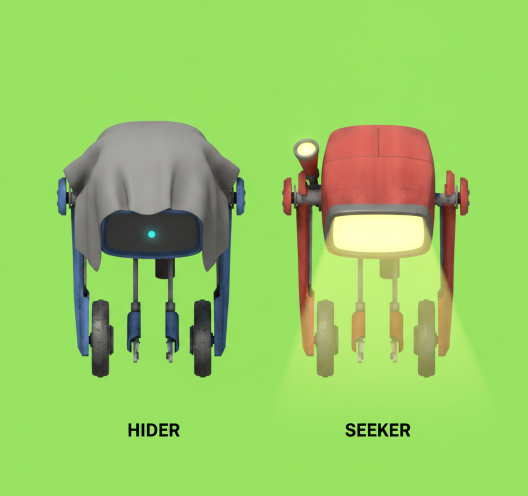
#> input picture scripts/art/source/cogs_sheet.png, 1056 x 992 px (shown at 1/2 size)
$ python split_cog_sheet.py
#> lines starting #> are read from the running program, lines starting #| are printed output that depends on the picture
#!/usr/bin/env python3
"""Chroma-key, split and pad the nano-banana cog sheet into the two role kits.

    python3 scripts/art/split_cog_sheet.py

Reads `scripts/art/source/cogs_sheet.png` — one nano-banana render of the
Softmax cog in its HIDER and SEEKER kits on a flat green backdrop — and writes
`data/cog_hider.png` and `data/cog_seeker.png`, which `src/hns/rig_art.nim`
composites into the sixteen board facings.  Also handles the furniture sheet
(`scripts/art/source/objects_sheet.png` -> `data/obj_{crate,panel,ramp}.png`).

Gemini does not return alpha and the "pure green" you asked for comes back as
*some* green with a tinted edge, so the key is a flood fill from the image
border against the MEDIAN border colour (corners sometimes carry a smudge),
which keeps green accents inside a character.  The model also likes to write
the role name under each figure; the largest horizontal band of ink is the
figure row and everything else (captions) is dropped.
"""

import os
import sys
from collections import deque

from PIL import Image

HERE = os.path.dirname(os.path.abspath(__file__))
ROOT = os.path.normpath(os.path.join(HERE, "..", ".."))

SHEETS = [
    # (sheet, outputs, size, pad_to_square)
    #
    # A COG is padded to a square: rig_art rotates it about its centre through
    # sixteen facings, and a non-square master would clip its own corners.
    # An OBJECT is cropped TIGHT and left at its own aspect: global.nim
    # stretches the master to the object's rectangle, so a transparent margin
    # would be stretched with it and the crate would stop filling its box.
    ("cogs_sheet.png", ["cog_hider.png", "cog_seeker.png"], 256, True),
    ("objects_sheet.png",
     ["obj_crate.png", "obj_panel.png", "obj_ramp.png"], 192, False),
]

KEY_TOLERANCE = 62


def median_border(image):
    w, h = image.size
    pixels = image.load()
    samples = []
    for x in range(w):
        samples.append(pixels[x, 0][:3])
        samples.append(pixels[x, h - 1][:3])
    for y in range(h):
        samples.append(pixels[0, y][:3])
        samples.append(pixels[w - 1, y][:3])
    channels = []
    for c in range(3):
        values = sorted(sample[c] for sample in samples)
        channels.append(values[len(values) // 2])
    return tuple(channels)


def close_enough(a, b, tolerance=KEY_TOLERANCE):
    return (abs(a[0] - b[0]) + abs(a[1] - b[1]) + abs(a[2] - b[2])) <= tolerance


def chroma_key(image):
    """Flood-fill the backdrop from the border, so interior greens survive."""
    image = image.convert("RGBA")
    w, h = image.size
    pixels = image.load()
    backdrop = median_border(image)
    seen = bytearray(w * h)
    queue = deque()
    for x in range(w):
        for y in (0, h - 1):
            queue.append((x, y))
    for y in range(h):
        for x in (0, w - 1):
            queue.append((x, y))
    while queue:
        x, y = queue.popleft()
        if x < 0 or y < 0 or x >= w or y >= h:
            continue
        index = y * w + x
        if seen[index]:
            continue
        if not close_enough(pixels[x, y][:3], backdrop):
            continue
        seen[index] = 1
        pixels[x, y] = (0, 0, 0, 0)
        queue.append((x + 1, y))
        queue.append((x - 1, y))
        queue.append((x, y + 1))
        queue.append((x, y - 1))
    # Soften the keyed rim: a pixel that still reads as backdrop but survived
    # the fill (an enclosed pocket) is knocked to zero alpha rather than left
    # as a green halo around the silhouette.
    for y in range(h):
        for x in range(w):
            r, g, b, a = pixels[x, y]
            if a and close_enough((r, g, b), backdrop, KEY_TOLERANCE // 2):
                pixels[x, y] = (r, g, b, 0)
    # GREEN-SPILL SUPPRESSION. A translucent element drawn over the backdrop
    # (the seeker's torch beam) comes back tinted, and the flood fill will not
    # touch it because it is not the backdrop colour. Clamping green to the
    # red/blue average is the standard chroma-key answer and turns the beam
    # back into the warm light it is meant to be.
    for y in range(h):
        for x in range(w):
            r, g, b, a = pixels[x, y]
            if not a:
                continue
            limit = (r + b) // 2 + 12
            if g > limit:
                pixels[x, y] = (r, limit, b, a)
    return image


def row_ink(image):
    w, h = image.size
    pixels = image.load()
    rows = []
    for y in range(h):
        count = 0
        for x in range(w):
            if pixels[x, y][3] > 24:
                count += 1
        rows.append(count)
    return rows


def largest_run(values, threshold):
    best = (0, 0)
    start = None
    for i, value in enumerate(values + [0]):
        if value > threshold:
            if start is None:
                start = i
        elif start is not None:
            if i - start > best[1] - best[0]:
                best = (start, i)
            start = None
    return best


def column_groups(image, y0, y1, min_width):
    w, _ = image.size
    pixels = image.load()
    columns = []
    for x in range(w):
        count = 0
        for y in range(y0, y1):
            if pixels[x, y][3] > 24:
                count += 1
        columns.append(count)
    groups = []
    start = None
    for x, value in enumerate(columns + [0]):
        if value > 0:
            if start is None:
                start = x
        elif start is not None:
            if x - start >= min_width:
                groups.append((start, x))
            start = None
    return groups


def pad_square(image, size):
    w, h = image.size
    side = max(w, h)
    canvas = Image.new("RGBA", (side, side), (0, 0, 0, 0))
    canvas.paste(image, ((side - w) // 2, (side - h) // 2))
    return canvas.resize((size, size), Image.LANCZOS)


def tight(image, size):
    box = image.getbbox()
    part = image.crop(box) if box else image
    return part.resize((size, size), Image.LANCZOS)


def split_sheet(source, names, size, pad):
    path = os.path.join(HERE, "source", source)
    if not os.path.exists(path):
        print("skipping missing sheet:", path)
        return True
    keyed = chroma_key(Image.open(path))
    rows = row_ink(keyed)
    y0, y1 = largest_run(rows, max(2, keyed.size[0] // 100))
    if y1 <= y0:
        print("no figure band found in", source, file=sys.stderr)
        return False
    groups = column_groups(keyed, y0, y1, keyed.size[0] // 40)
    if len(groups) != len(names):
        print("found %d figures in %s, expected %d"
              % (len(groups), source, len(names)), file=sys.stderr)
        return False
    for (x0, x1), name in zip(groups, names):
        part = keyed.crop((x0, y0, x1, y1))
        out = os.path.join(ROOT, "data", name)
        (pad_square(part, size) if pad else tight(part, size)).save(out)
        print("wrote", out)
    return True


def main():
    ok = True
    for source, names, size, pad in SHEETS:
        if not split_sheet(source, names, size, pad):
#> after the loop in median_border, `for x in range(w):`: samples = 2112 items, first 6: (154, 222, 98), (153, 227, 93), (156, 224, 99), (151, 227, 94), (157, 224, 101), (151, 225, 95)
#> after the loop in median_border, `for y in range(h):`: samples = 4096 items, first 6: (154, 222, 98), (153, 227, 93), (156, 224, 99), (151, 227, 94), (157, 224, 101), (151, 225, 95)
#> after the loop in median_border, `for c in range(3):`: channels = [153, 226, 97]
#> in chroma_key, `backdrop = median_border(image)`: backdrop = (153, 226, 97)
#> in split_sheet, `keyed = chroma_key(Image.open(path))`:
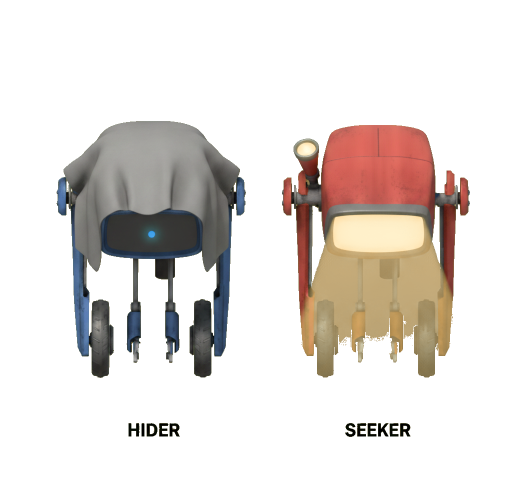
#> keyed: PIL image 1056x992 RGBA (shown at 1/2 size); mean R, G, B, A 34.8, 29.5, 25.4, 61.4; transparent parts drawn white
#> in split_sheet, `rows = row_ink(keyed)`: rows = 992 values, max 755 at index 386, min 0 at index 0, mean 254.1
#> the loop in largest_run, `for i, value in enumerate(values + [0]):` made 993 passes
#> start on passes 243, 847: 242, 846
#> best on pass 756: (242, 755)
#> in split_sheet, `y0, y1 = largest_run(rows, max(2, keyed.size[0] // 100))`: y0 = 242; y1 = 755
#> in split_sheet, `groups = column_groups(keyed, y0, y1, keyed.size[0] // 40)`: groups = [(113, 492), (564, 940)]
#> the loop in split_sheet, `for (x0, x1), name in zip(groups, names):` made 2 passes
#> (x0, x1, name, w in pad_square, h in pad_square, side in pad_square) on passes 1 to 2: (113, 492, 'cog_hider.png', 379, 513, 513), (564, 940, 'cog_seeker.png', 376, 513, 513)
#| wrote data/cog_hider.png
#| wrote data/cog_seeker.png
#> pass 1, in split_sheet, `part = keyed.crop((x0, y0, x1, y1))`:
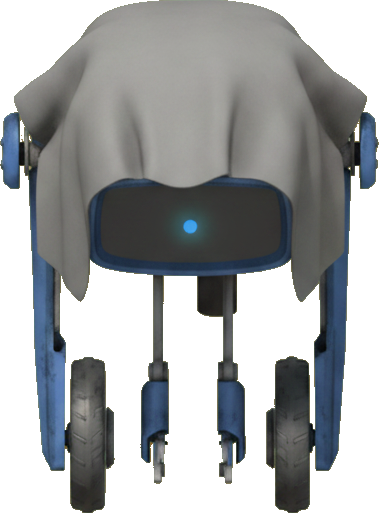
#> part: PIL image 379x513 RGBA; mean R, G, B, A 59.8, 62.3, 63.6, 151.7; transparent parts drawn white
#> pass 1, in split_sheet, `(pad_square(part, size) if pad else tight(part, size)).save(out)`:
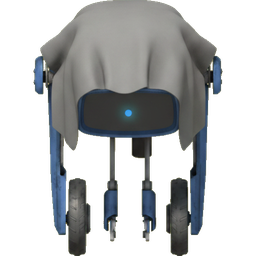
#> saved as cog_hider.png: PIL image 256x256 RGBA; mean R, G, B, A 48.5, 50.5, 50.7, 112.1; transparent parts drawn white
#> pass 2, in split_sheet, `part = keyed.crop((x0, y0, x1, y1))`:
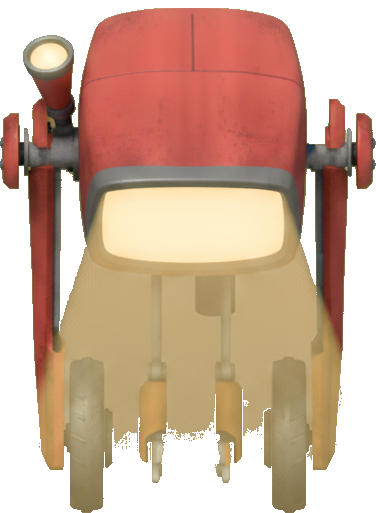
#> part: PIL image 376x513 RGBA; mean R, G, B, A 128.1, 96.5, 73.3, 175.2; transparent parts drawn white
            ok = False
#> pass 2 of the loop in main, `for source, names, size, pad in SHEETS:`:
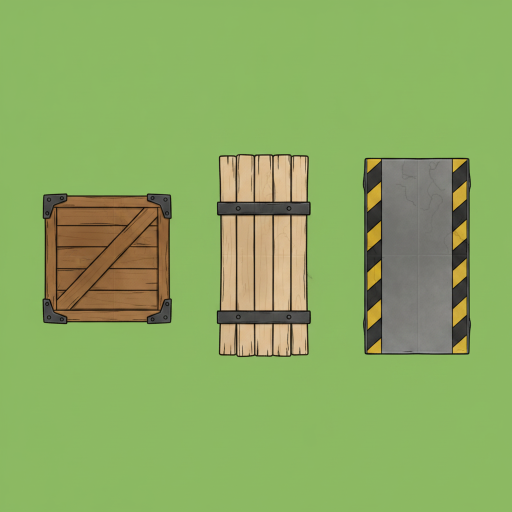
#> input picture scripts/art/source/objects_sheet.png, 1024 x 1024 px (shown at 1/2 size)
#> image: PIL image 1024x1024 RGBA
#> keyed: PIL image 1024x1024 RGBA
#> in split_sheet (call 2), `rows = row_ink(keyed)`: rows = 1024 values, max 662 at index 642, min 0 at index 0, mean 215.7
#> the loop in largest_run (call 2), `for i, value in enumerate(values + [0]):` made 1025 passes
#> start on pass 309: 308
#> y0 = 308; y1 = 714
#> in split_sheet (call 2), `groups = column_groups(keyed, y0, y1, keyed.size[0] // 40)`: groups = [(85, 344), (433, 624), (725, 942)]
#> the loop in split_sheet (call 2), `for (x0, x1), name in zip(groups, names):` made 3 passes
#> (x0, x1, name, box in tight) on passes 1 to 3: (85, 344, 'obj_crate.png', (0, 78, 259, 341)), (433, 624, 'obj_panel.png', (0, 0, 191, 406)), (725, 942, 'obj_ramp.png', (0, 7, 217, 402))
#> (printed output is left out)
#> pass 1, in split_sheet (call 2), `(pad_square(part, size) if pad else tight(part, size)).save(out)`:
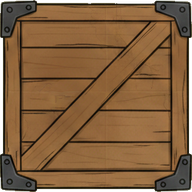
#> saved as obj_crate.png: PIL image 192x192 RGBA; mean R, G, B, A 122.1, 88.2, 54.1, 243.9; transparent parts drawn white
#> after the loop in split_sheet (call 2), `for (x0, x1), name in zip(groups, names):`:
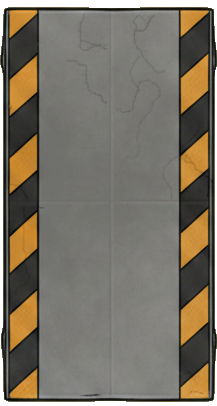
#> part: PIL image 217x406 RGBA; mean R, G, B, A 109.4, 102.4, 89.4, 242.5; transparent parts drawn white
    sys.exit(0 if ok else 1)
#> (the program exits here)
